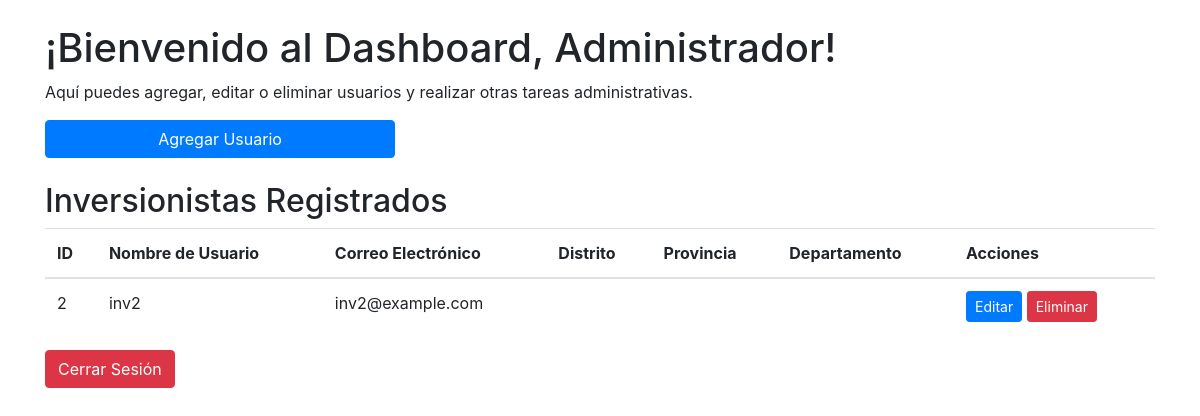
Page /dashboard_admin.php (signed in) on the earlier database version.
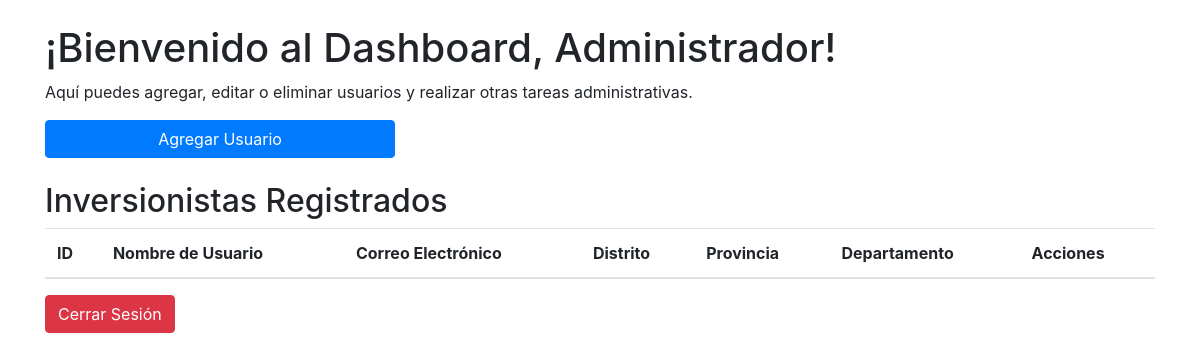
Same page on the later database version.
### tables this page shows
CREATE TABLE `inversionista` (
  `investor_id` int(11) NOT NULL,
  `admin_id` int(11) DEFAULT NULL,
  `district_id` int(11) NOT NULL,
  `province_id` int(11) NOT NULL,
  `department_id` int(11) NOT NULL,
  `username` varchar(50) NOT NULL,
  `password` varchar(50) NOT NULL,
  `email` varchar(100) NOT NULL
);

### dashboard_admin.php (the view, shortened to what this page needs)
<?php
include('db.php');
$query = "SELECT * FROM inversionista WHERE admin_id = ?";
$stmt = $conn->prepare($query);
$stmt->bind_param("i", $_SESSION['admin_id']);
$stmt->execute();
$result = $stmt->get_result();
function obtenerNombreDistrito($conn, $district_id)
{
    $query = "SELECT district_name FROM distrito WHERE district_id = ?";
    $stmt = $conn->prepare($query);
    $stmt->bind_param("i", $district_id);
    $stmt->execute();
    $result = $stmt->get_result();
    $row = $result->fetch_assoc();
    return $row['district_name'];
}
function obtenerNombreProvincia($conn, $province_id)
{
    $query = "SELECT province_name FROM provincia WHERE province_id = ?";
    $stmt = $conn->prepare($query);
    $stmt->bind_param("i", $province_id);
    $stmt->execute();
    $result = $stmt->get_result();
    $row = $result->fetch_assoc();
    return $row['province_name'];
}
function obtenerNombreDepartamento($conn, $department_id)
{
    $query = "SELECT department_name FROM departamento WHERE department_id = ?";
    $stmt = $conn->prepare($query);
    $stmt->bind_param("i", $department_id);
    $stmt->execute();
    $result = $stmt->get_result();
    $row = $result->fetch_assoc();
    return $row['department_name'];
}
$inversionistas = $result->fetch_all(MYSQLI_ASSOC);
?>
<!DOCTYPE html>
<html lang="es">
<head>
    <link rel="stylesheet" href="https://stackpath.bootstrapcdn.com/bootstrap/4.5.2/css/bootstrap.min.css">
</head>
<body>
    <div class="container mt-4">
        <h1>¡Bienvenido al Dashboard, Administrador!</h1>
        <p>Aquí puedes agregar, editar o eliminar usuarios y realizar otras tareas administrativas.</p>
        <div class="row mb-4">
            <div class="col-md-4">
                <a href="administradorRegister.php" class="btn btn-primary btn-block">Agregar Usuario</a>
            </div>
        </div>
        <div class="row">
            <div class="col-md-12 center-table">
                <h2>Inversionistas Registrados</h2>
                <table class="table">
                    <thead>
                        <tr>
                            <th scope="col">ID</th>
                            <th scope="col">Nombre de Usuario</th>
                            <th scope="col">Correo Electrónico</th>
                            <th scope="col">Distrito</th>
                            <th scope="col">Provincia</th>
                            <th scope="col">Departamento</th>
                            <th scope="col">Acciones</th>
                        </tr>
                    </thead>
                    <tbody>
                        <?php foreach ($inversionistas as $inversionista) : ?>
                            <tr>
                                <td><?php echo $inversionista['investor_id']; ?></td>
                                <td><?php echo $inversionista['username']; ?></td>
                                <td><?php echo $inversionista['email']; ?></td>
                                <td><?php echo obtenerNombreDistrito($conn, $inversionista['district_id']); ?></td>
                                <td><?php echo obtenerNombreProvincia($conn, $inversionista['province_id']); ?></td>
                                <td><?php echo obtenerNombreDepartamento($conn, $inversionista['department_id']); ?></td>
                                <td>
                                    <a href="#" onclick="obtenerInversionista('<?= $inversionista['investor_id']; ?>')" data-toggle="modal" data-target="#editarInservionista" class="btn btn-primary btn-sm">Editar</a>
                                    <a href="delete_user.php?id=<?php echo $inversionista['investor_id']; ?>" class="btn btn-danger btn-sm">Eliminar</a>
                                </td>
                            </tr>
                        <?php endforeach; ?>
                    </tbody>
                </table>
            </div>
        </div>
        <a href="logout.php" class="btn btn-danger">Cerrar Sesión</a>
    </div>
</body>
</html>

### dashboard_admin.php (style rules this page uses)
.center-table { margin: 0 auto; width: 80%; }

Differences in the rows shown:
no longer on this page (row edited): inversionista: investor_id "2", username "inv2", email "inv2@example.com"
